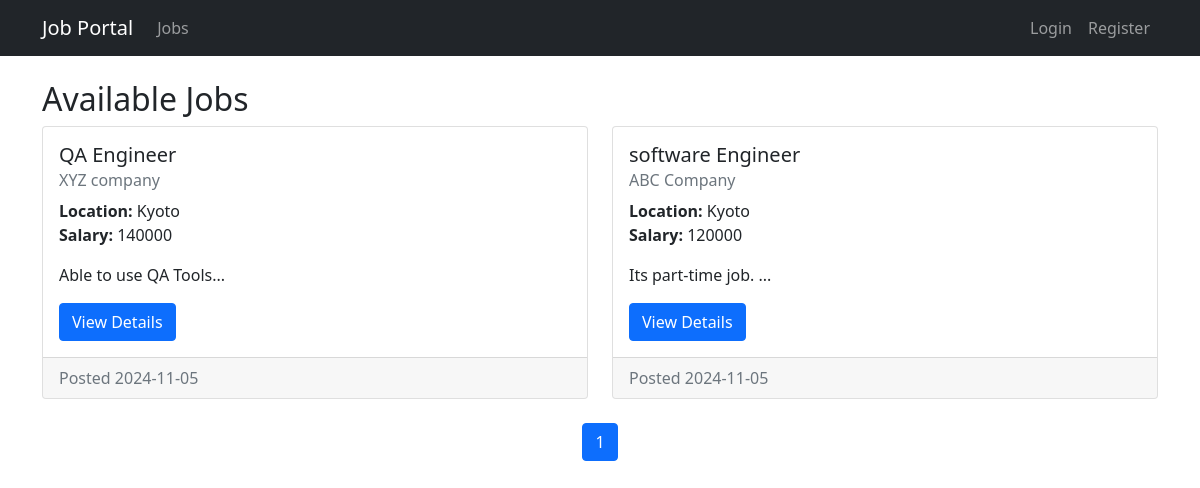
Page /jobs on the committed database.
### app/models.py (models this page shows)
class Job(db.Model):
    id = db.Column(db.Integer, primary_key=True)
    title = db.Column(db.String(100), nullable=False)
    description = db.Column(db.Text, nullable=False)
    company = db.Column(db.String(100), nullable=False)
    location = db.Column(db.String(100), nullable=False)
    salary = db.Column(db.String(50))
    requirements = db.Column(db.Text)
    posted_date = db.Column(db.DateTime, default=datetime.utcnow)
    employer_id = db.Column(db.Integer, db.ForeignKey('user.id'), nullable=False)
    applications = db.relationship('Application', backref='job', lazy=True)

### app/routes.py (the view)
@jobs.route('/jobs')
def job_list():
    page = request.args.get('page', 1, type=int)
    jobs = Job.query.order_by(Job.posted_date.desc()).paginate(page=page, per_page=10)
    return render_template('jobs.html', jobs=jobs)

### app/templates/jobs.html (shortened to what this page needs)
{% extends "base.html" %}
{% block content %}
<h2>Available Jobs</h2>
<div class="row">
    {% for job in jobs.items %}
    <div class="col-md-6 mb-4">
        <div class="card">
            <div class="card-body">
                <h5 class="card-title">{{ job.title }}</h5>
                <h6 class="card-subtitle mb-2 text-muted">{{ job.company }}</h6>
                <p class="card-text">
                    <strong>Location:</strong> {{ job.location }}<br>
                    <strong>Salary:</strong> {{ job.salary or 'Not specified' }}
                </p>
                <p class="card-text">{{ job.description[:200] }}...</p>
                <a href="{{ url_for('jobs.job_detail', job_id=job.id) }}" class="btn btn-primary">View Details</a>
            </div>
            <div class="card-footer text-muted">
                Posted {{ job.posted_date.strftime('%Y-%m-%d') }}
            </div>
        </div>
    </div>
    {% endfor %}
</div>
<nav aria-label="Page navigation">
    <ul class="pagination justify-content-center">
        {% for page_num in jobs.iter_pages() %}
            {% if page_num %}
                <li class="page-item {% if page_num == jobs.page %}active{% endif %}">
                    <a class="page-link" href="{{ url_for('jobs.job_list', page=page_num) }}">{{ page_num }}</a>
                </li>
            {% else %}
                <li class="page-item disabled">
                    <span class="page-link">...</span>
                </li>
            {% endif %}
        {% endfor %}
    </ul>
</nav>
{% endblock %}

### app/templates/base.html (shortened to what this page needs)
<!DOCTYPE html>
<html lang="en">
<head>
    <link href="https://cdn.jsdelivr.net/npm/bootstrap@5.1.3/dist/css/bootstrap.min.css" rel="stylesheet">
</head>
<body>
    <nav class="navbar navbar-expand-lg navbar-dark bg-dark">
        <div class="container">
            <a class="navbar-brand" href="{{ url_for('main.home') }}">Job Portal</a>
            <div class="collapse navbar-collapse" id="navbarNav">
                <ul class="navbar-nav me-auto">
                    <li class="nav-item">
                        <a class="nav-link" href="{{ url_for('jobs.job_list') }}">Jobs</a>
                    </li>
                </ul>
                <ul class="navbar-nav">
                    {% if current_user.is_authenticated %}
                        <li class="nav-item">
                            <span class="nav-link">Welcome, {{ current_user.username }}</span>
                        </li>
                        <li class="nav-item">
                            <a class="nav-link" href="{{ url_for('auth.logout') }}">Logout</a>
                        </li>
                    {% else %}
                        <li class="nav-item">
                            <a class="nav-link" href="{{ url_for('auth.login') }}">Login</a>
                        </li>
                        <li class="nav-item">
                            <a class="nav-link" href="{{ url_for('auth.register') }}">Register</a>
                        </li>
                    {% endif %}
                </ul>
            </div>
        </div>
    </nav>
    <div class="container mt-4">
        {% block content %}{% endblock %}
    </div>
</body>
</html>

### rows in the picture
Job: title "QA Engineer", company "XYZ company", location "Kyoto", salary "140000", description "Able to use QA Tools", posted_date "2024-11-05"
Job: title "software Engineer", company "ABC Company", location "Kyoto", salary "120000", description "Its part-time job.", posted_date "2024-11-05"

### other values in the picture
{{ page_num }} "1"
